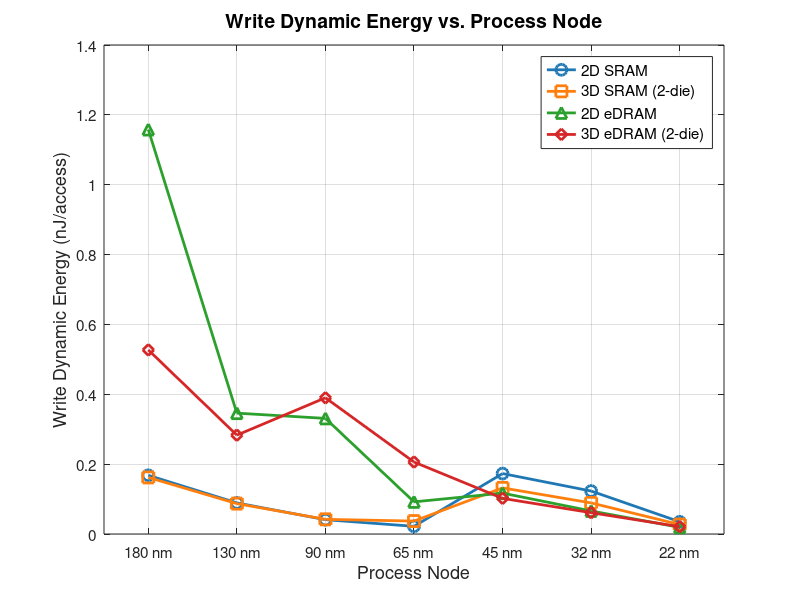

Write the MATLAB code that produced this figure.
% fig05_write_energy_vs_node.m
% Write Dynamic Energy vs. Process Node — ESE5760 Final Project
% Data: DESTINY simulation, 2MB / 256-bit / Assoc=1 / LOP / 350K / WriteEDP

nodes = [180, 130, 90, 65, 45, 32, 22];   % nm
x = 1:numel(nodes);                        % equal-spacing display positions
node_labels = {'180 nm','130 nm','90 nm','65 nm','45 nm','32 nm','22 nm'};

energy_2D_SRAM  = [0.168, 0.089, 0.041, 0.022, 0.173, 0.123, 0.035];
energy_3D_SRAM  = [0.162, 0.087, 0.042, 0.037, 0.132, 0.089, 0.027];
energy_2D_eDRAM = [1.158, 0.346, 0.331, 0.092, 0.117, 0.066, 0.019];
energy_3D_eDRAM = [0.527, 0.283, 0.390, 0.206, 0.102, 0.061, 0.021];

figure('Position', [100 100 700 500]);

plot(x, energy_2D_SRAM,  '-o', 'Color', [0.122 0.467 0.706], 'LineWidth', 2, 'MarkerSize', 8); hold on;
plot(x, energy_3D_SRAM,  '-s', 'Color', [1.000 0.498 0.055], 'LineWidth', 2, 'MarkerSize', 8);
plot(x, energy_2D_eDRAM, '-^', 'Color', [0.173 0.627 0.173], 'LineWidth', 2, 'MarkerSize', 8);
plot(x, energy_3D_eDRAM, '-d', 'Color', [0.839 0.153 0.157], 'LineWidth', 2, 'MarkerSize', 8);

set(gca, 'XTick', x, 'XTickLabel', node_labels, 'FontSize', 11);
xlim([0.5 numel(nodes)+0.5]);
xlabel('Process Node', 'FontSize', 13);
ylabel('Write Dynamic Energy (nJ/access)', 'FontSize', 13);
title('Write Dynamic Energy vs. Process Node', 'FontSize', 14, 'FontWeight', 'bold');
legend('2D SRAM', '3D SRAM (2-die)', '2D eDRAM', '3D eDRAM (2-die)', ...
       'Location', 'northeast', 'FontSize', 11);
grid on;
box on;

drawnow;
set(gcf, 'Renderer', 'painters');
print('-djpeg', '-r150', fullfile(fileparts(mfilename('fullpath')), '..', '..', 'plots', 'regular_node_sweep', 'fig05_write_energy_vs_node.jpg'));
